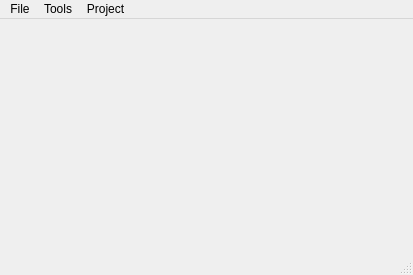
<?xml version="1.0" encoding="UTF-8"?>
<ui version="4.0">
 <class>MainWindow</class>
 <widget class="QMainWindow" name="MainWindow">
  <property name="geometry">
   <rect>
    <x>0</x>
    <y>0</y>
    <width>413</width>
    <height>275</height>
   </rect>
  </property>
  <property name="windowTitle">
   <string>Auto-labeling</string>
  </property>
  <widget class="QWidget" name="centralwidget"/>
  <widget class="QMenuBar" name="menubar">
   <property name="geometry">
    <rect>
     <x>0</x>
     <y>0</y>
     <width>413</width>
     <height>21</height>
    </rect>
   </property>
   <widget class="QMenu" name="menufile">
    <property name="title">
     <string>File</string>
    </property>
    <addaction name="actionOpen"/>
    <addaction name="actionSave"/>
    <addaction name="actionFolder"/>
   </widget>
   <widget class="QMenu" name="menuTools">
    <property name="title">
     <string>Tools</string>
    </property>
    <widget class="QMenu" name="menuLabeling">
     <property name="title">
      <string>Labeling</string>
     </property>
     <addaction name="actionLabeling_2"/>
     <addaction name="actionBrush"/>
    </widget>
    <addaction name="actionTools"/>
    <addaction name="menuLabeling"/>
   </widget>
   <widget class="QMenu" name="menuProject">
    <property name="title">
     <string>Project</string>
    </property>
   </widget>
   <addaction name="menufile"/>
   <addaction name="menuTools"/>
   <addaction name="menuProject"/>
  </widget>
  <widget class="QStatusBar" name="statusbar"/>
  <action name="actionOpen">
   <property name="text">
    <string>Open</string>
   </property>
  </action>
  <action name="actionSave">
   <property name="text">
    <string>Save</string>
   </property>
  </action>
  <action name="actionFolder">
   <property name="text">
    <string>Folder</string>
   </property>
  </action>
  <action name="actionLabeling_2">
   <property name="text">
    <string>Labeling</string>
   </property>
  </action>
  <action name="actionBrush">
   <property name="text">
    <string>Brush</string>
   </property>
  </action>
  <action name="actionTools">
   <property name="text">
    <string>Tools</string>
   </property>
  </action>
 </widget>
 <resources/>
 <connections/>
</ui>
